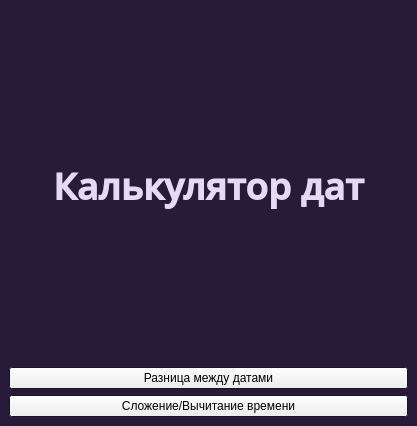
<?xml version="1.0" encoding="UTF-8"?>
<ui version="4.0">
 <class>MainWindow</class>
 <widget class="QMainWindow" name="MainWindow">
  <property name="geometry">
   <rect>
    <x>0</x>
    <y>0</y>
    <width>417</width>
    <height>426</height>
   </rect>
  </property>
  <property name="palette">
   <palette>
    <active>
     <colorrole role="Base">
      <brush brushstyle="SolidPattern">
       <color alpha="255">
        <red>255</red>
        <green>255</green>
        <blue>255</blue>
       </color>
      </brush>
     </colorrole>
     <colorrole role="Window">
      <brush brushstyle="SolidPattern">
       <color alpha="255">
        <red>40</red>
        <green>26</green>
        <blue>57</blue>
       </color>
      </brush>
     </colorrole>
    </active>
    <inactive>
     <colorrole role="Base">
      <brush brushstyle="SolidPattern">
       <color alpha="255">
        <red>255</red>
        <green>255</green>
        <blue>255</blue>
       </color>
      </brush>
     </colorrole>
     <colorrole role="Window">
      <brush brushstyle="SolidPattern">
       <color alpha="255">
        <red>40</red>
        <green>26</green>
        <blue>57</blue>
       </color>
      </brush>
     </colorrole>
    </inactive>
    <disabled>
     <colorrole role="Base">
      <brush brushstyle="SolidPattern">
       <color alpha="255">
        <red>40</red>
        <green>26</green>
        <blue>57</blue>
       </color>
      </brush>
     </colorrole>
     <colorrole role="Window">
      <brush brushstyle="SolidPattern">
       <color alpha="255">
        <red>40</red>
        <green>26</green>
        <blue>57</blue>
       </color>
      </brush>
     </colorrole>
    </disabled>
   </palette>
  </property>
  <property name="windowTitle">
   <string>Главное меню</string>
  </property>
  <widget class="QWidget" name="centralwidget">
   <layout class="QVBoxLayout" name="verticalLayout">
    <item>
     <widget class="QLabel" name="label">
      <property name="minimumSize">
       <size>
        <width>200</width>
        <height>100</height>
       </size>
      </property>
      <property name="palette">
       <palette>
        <active>
         <colorrole role="WindowText">
          <brush brushstyle="SolidPattern">
           <color alpha="255">
            <red>230</red>
            <green>217</green>
            <blue>245</blue>
           </color>
          </brush>
         </colorrole>
         <colorrole role="Base">
          <brush brushstyle="SolidPattern">
           <color alpha="255">
            <red>255</red>
            <green>255</green>
            <blue>255</blue>
           </color>
          </brush>
         </colorrole>
         <colorrole role="Window">
          <brush brushstyle="SolidPattern">
           <color alpha="255">
            <red>111</red>
            <green>1</green>
            <blue>236</blue>
           </color>
          </brush>
         </colorrole>
        </active>
        <inactive>
         <colorrole role="WindowText">
          <brush brushstyle="SolidPattern">
           <color alpha="255">
            <red>230</red>
            <green>217</green>
            <blue>245</blue>
           </color>
          </brush>
         </colorrole>
         <colorrole role="Base">
          <brush brushstyle="SolidPattern">
           <color alpha="255">
            <red>255</red>
            <green>255</green>
            <blue>255</blue>
           </color>
          </brush>
         </colorrole>
         <colorrole role="Window">
          <brush brushstyle="SolidPattern">
           <color alpha="255">
            <red>111</red>
            <green>1</green>
            <blue>236</blue>
           </color>
          </brush>
         </colorrole>
        </inactive>
        <disabled>
         <colorrole role="WindowText">
          <brush brushstyle="SolidPattern">
           <color alpha="255">
            <red>120</red>
            <green>120</green>
            <blue>120</blue>
           </color>
          </brush>
         </colorrole>
         <colorrole role="Base">
          <brush brushstyle="SolidPattern">
           <color alpha="255">
            <red>111</red>
            <green>1</green>
            <blue>236</blue>
           </color>
          </brush>
         </colorrole>
         <colorrole role="Window">
          <brush brushstyle="SolidPattern">
           <color alpha="255">
            <red>111</red>
            <green>1</green>
            <blue>236</blue>
           </color>
          </brush>
         </colorrole>
        </disabled>
       </palette>
      </property>
      <property name="font">
       <font>
        <family>Open Sans SemiBold</family>
        <pointsize>28</pointsize>
        <weight>75</weight>
        <bold>true</bold>
       </font>
      </property>
      <property name="text">
       <string>Калькулятор дат</string>
      </property>
      <property name="alignment">
       <set>Qt::AlignCenter</set>
      </property>
     </widget>
    </item>
    <item>
     <widget class="QPushButton" name="menu1">
      <property name="text">
       <string>Разница между датами</string>
      </property>
      <property name="icon">
       <iconset resource="Image.qrc">
        <normaloff>:/img/Icons/next.png</normaloff>:/img/Icons/next.png</iconset>
      </property>
     </widget>
    </item>
    <item>
     <widget class="QPushButton" name="menu2">
      <property name="text">
       <string>Сложение/Вычитание времени</string>
      </property>
      <property name="icon">
       <iconset resource="Image.qrc">
        <normaloff>:/img/Icons/next.png</normaloff>:/img/Icons/next.png</iconset>
      </property>
     </widget>
    </item>
   </layout>
  </widget>
 </widget>
 <resources>
  <include location="Image.qrc"/>
 </resources>
 <connections/>
</ui>
